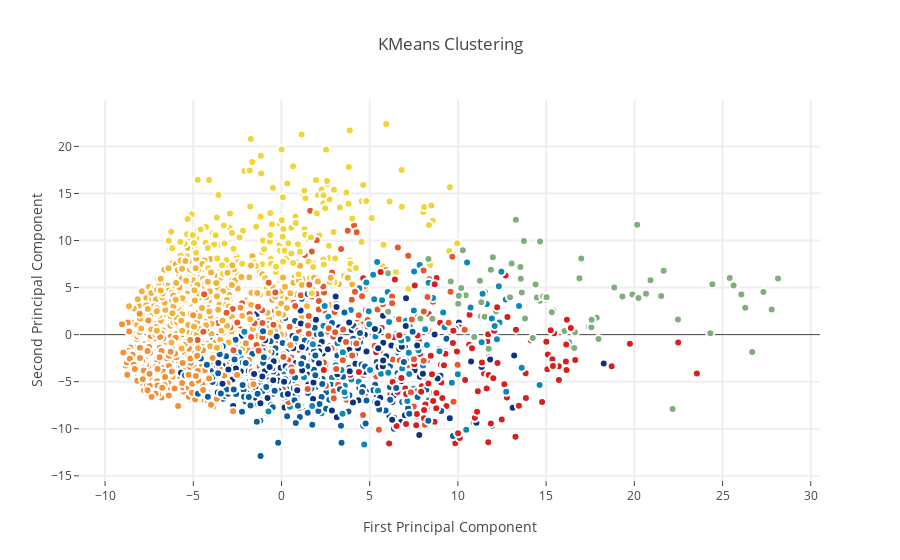

Notebook code cell kept with this figure:
### Markdown cell above
###K-Means Clustering to identify possible classes

Imagine just for a moment that we were not provided with the class labels to this digit set because after all PCA is an unsupervised method. Therefore how would we be able to separate out our data points in the new feature space? We can apply a clustering algorithm on our new PCA projection data and hopefully arrive at distinct clusters which would tell us something about the underlying class separation in the data. 

To start off, we set up a KMeans clustering method with Sklearn's *KMeans* call and use the *fit_predict* method to compute cluster centers and predict cluster indices for the first and second PCA projections (to see if we can observe any appreciable clusters).

### Code cell
from sklearn.cluster import KMeans # KMeans clustering 
# Set a KMeans clustering with 9 components ( 9 chosen sneakily ;) as hopefully we get back our 9 class labels)
kmeans = KMeans(n_clusters=9)
# Compute cluster centers and predict cluster indices
X_clustered = kmeans.fit_predict(X_5d)

trace_Kmeans = go.Scatter(x=X_5d[:, 0], y= X_5d[:, 1], mode="markers",
                    showlegend=False,
                    marker=dict(
                            size=8,
                            color = X_clustered,
                            colorscale = 'Portland',
                            showscale=False, 
                            line = dict(
            width = 2,
            color = 'rgb(255, 255, 255)'
        )
                   ))

layout = go.Layout(
    title= 'KMeans Clustering',
    hovermode= 'closest',
    xaxis= dict(
         title= 'First Principal Component',
        ticklen= 5,
        zeroline= False,
        gridwidth= 2,
    ),
    yaxis=dict(
        title= 'Second Principal Component',
        ticklen= 5,
        gridwidth= 2,
    ),
    showlegend= True
)

data = [trace_Kmeans]
fig1 = dict(data=data, layout= layout)
# fig1.append_trace(contour_list)
py.iplot(fig1, filename="svm")

### Figure 1 — Plotly figure (JSON) as saved in the notebook; plotly's stock layout.template omitted (floating-point values rounded to 4 significant figures; data arrays with more than 128 entries replaced by an {"elided": "..."} marker saying what was removed)
{"data": [{"marker": {"color": {"elided": "2000 int values"}, "colorscale": "Portland", "line": {"color": "rgb(255, 255, 255)", "width": 2}, "showscale": false, "size": 8}, "mode": "markers", "showlegend": false, "type": "scatter", "x": {"elided": "2000 float values"}, "y": {"elided": "2000 float values"}}], "layout": {"hovermode": "closest", "showlegend": true, "title": "KMeans Clustering", "xaxis": {"gridwidth": 2, "ticklen": 5, "title": "First Principal Component", "zeroline": false}, "yaxis": {"gridwidth": 2, "ticklen": 5, "title": "Second Principal Component"}}}
